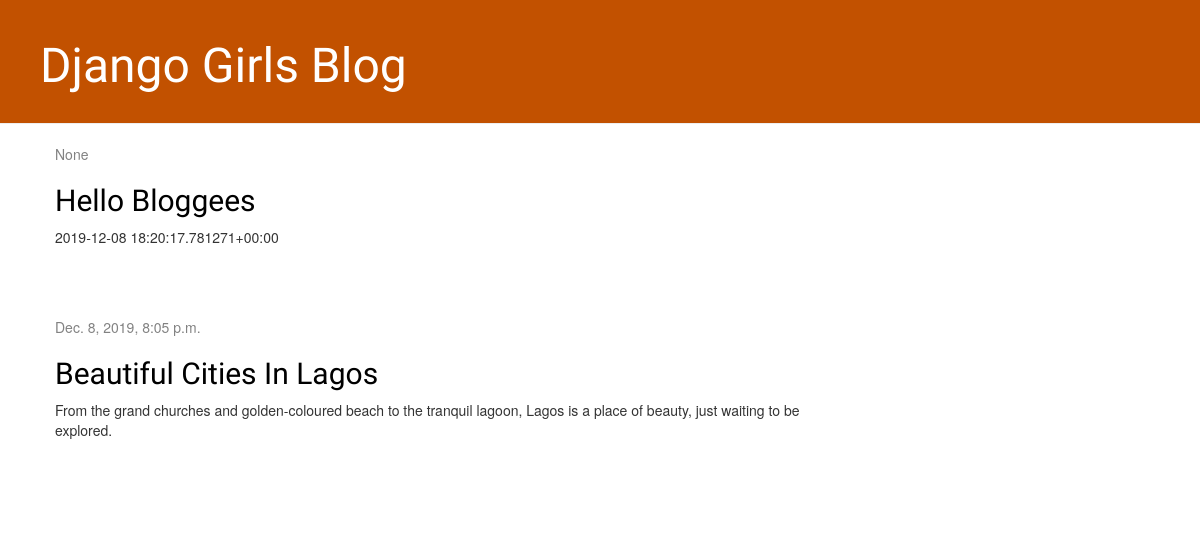
The page / on the database its author committed.
### blog/models.py (models this page shows, shortened)
class Post(models.Model):
    author = models.ForeignKey(settings.AUTH_USER_MODEL, on_delete=models.CASCADE)
    title = models.CharField(max_length=200)
    text = models.TextField()
    created_date = models.DateTimeField(default=timezone.now)
    published_date = models.DateTimeField(blank=True, null=True)

### blog/views.py (the view)
# urls.py: path('', views.post_list, name='post_list'),
def post_list(request):
    posts = Post.objects.filter(author=User.objects.get(username='chinemerem')).order_by('published_date')
    return render(request, 'blog/post_list.html', {'posts': posts})

### blog/templates/blog/post_list.html (shortened to what this page needs)
<!DOCTYPE html>
{% extends 'blog/base.html' %}
{% load static %}
    {% block content %}
    {% for post in posts %}
    <div class="post">
        <div class="date">
            {{ post.published_date }}
        </div>
        <h2><a href="{% url 'post_detail' pk=post.pk %}">{{ post.title }}</a></h2>
        <p>{{ post.text|linebreaksbr }}</p>
    </div>
    {% endfor %}
    {% endblock %}

### blog/static/css/blog.css (style rules this page uses)
h1, h2, h3, h4 { font-family: 'Lobster', cursive; }
.date { color: #828282; }
.post { margin-bottom: 70px; }
.post h2 a, .post h2 a:visited { color: #000000; }

### rows shown on the page
Post: published_date "None", title "Hello Bloggees", text "2019-12-08 18:20:17.781271+00:00"
Post: published_date "Dec. 8, 2019, 8:05 p.m.", title "Beautiful Cities In Lagos", text "From the grand churches and golden-coloured beach to the tranquil lagoon, Lagos is a place of beauty, just waiting to be explored."
